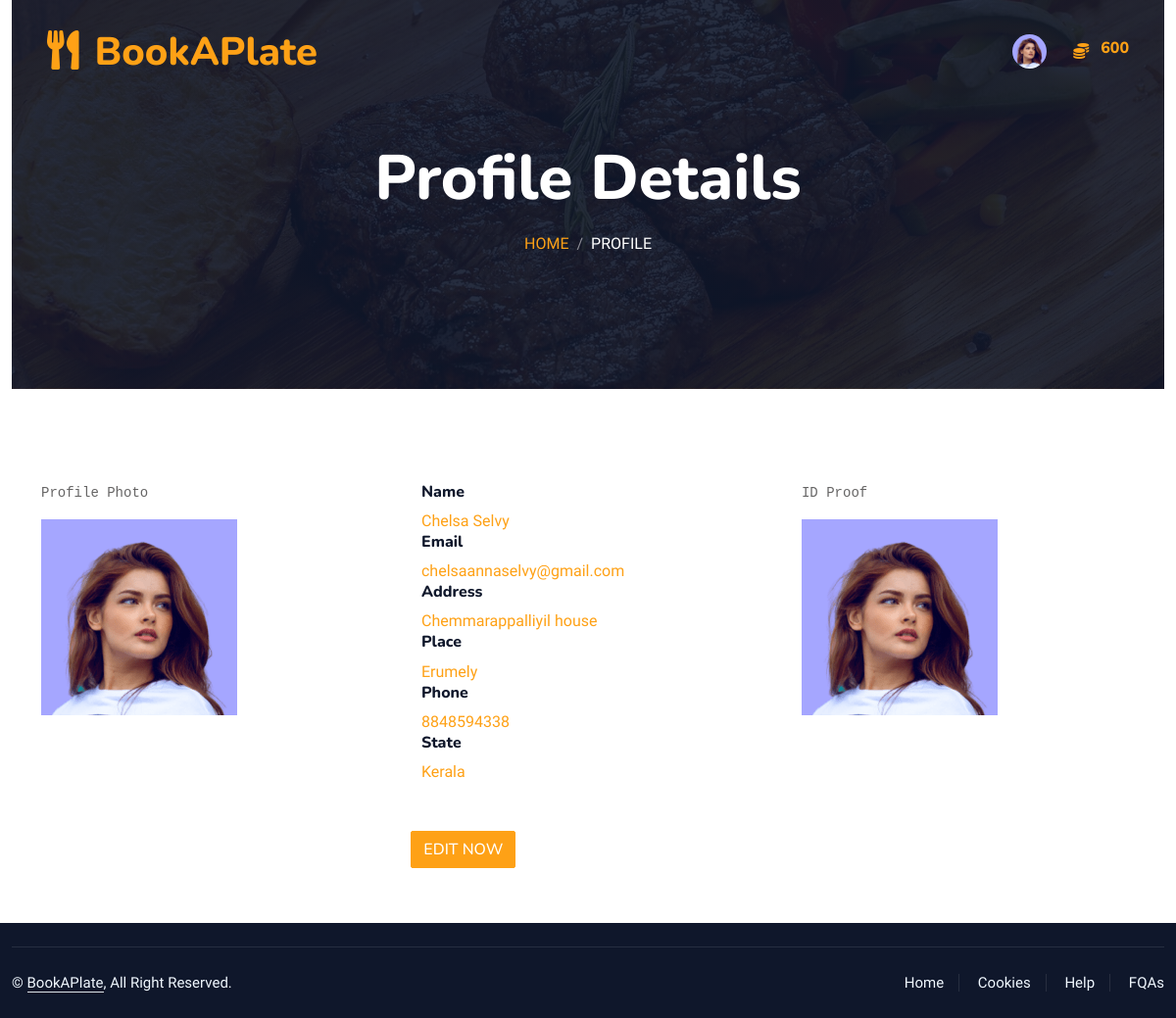
Page /customer_user/profile/ (signed in) on the committed database.
### admin_workbench/models.py (models this page shows)
class Customer(models.Model):
    customer_id = models.AutoField(primary_key=True)
    phone = models.CharField(max_length=13, unique=True)
    address = models.CharField(max_length=100)
    place = models.CharField(max_length=100)
    STATES_CHOICES = [
    ('','Select State'),
    ('Andhra Pradesh', 'Andhra Pradesh'),
    ('Arunachal Pradesh', 'Arunachal Pradesh'),
    ('Assam', 'Assam'),
    ('Bihar', 'Bihar'),
    ('Chhattisgarh', 'Chhattisgarh'),
    ('Goa', 'Goa'),
    ('Gujarat', 'Gujarat'),
    ('Haryana', 'Haryana'),
    ('Himachal Pradesh', 'Himachal Pradesh'),
    ('Jharkhand', 'Jharkhand'),
    ('Karnataka', 'Karnataka'),
    ('Kerala', 'Kerala'),
    ('Madhya Pradesh', 'Madhya Pradesh'),
    ('Maharashtra', 'Maharashtra'),
    ('Manipur', 'Manipur'),
    ('Meghalaya', 'Meghalaya'),
    ('Mizoram', 'Mizoram'),
    ('Nagaland', 'Nagaland'),
    ('Odisha', 'Odisha'),
    ('Punjab', 'Punjab'),
    ('Rajasthan', 'Rajasthan'),
    ('Sikkim', 'Sikkim'),
    ('Tamil Nadu', 'Tamil Nadu'),
    ('Telangana', 'Telangana'),
    ('Tripura', 'Tripura'),
    ('Uttar Pradesh', 'Uttar Pradesh'),
    ('Uttarakhand', 'Uttarakhand'),
    ('West Bengal', 'West Bengal')
]
    state = models.CharField(max_length=100, choices=STATES_CHOICES,default='Kerala')
    status = models.CharField(max_length=10, default='Active')
    profile_photo = models.ImageField(upload_to='profile_pictures/', null=True)
    id_proof = models.ImageField(upload_to='customer_identifier/', null=True)
    user = models.OneToOneField(User, on_delete=models.CASCADE)

class Coins(models.Model):
    coin_id = models.AutoField(primary_key=True)
    coin_quantity = models.IntegerField(default= 2000)
    user = models.ForeignKey(Customer,on_delete=models.CASCADE)

### customer/views.py (the view)
# urls.py: path('profile/',CustomerProfileView,name='customer_profile'),
@login_required
def CustomerProfileView(request):
    logged_user, customer, coins = get_customer_and_coins(request)
    if request.method == 'POST':
        userform = UserForm(request.POST, instance=logged_user)
        customerdetailsform = EditCustomerForm(request.POST, request.FILES, instance=customer)
        if userform.is_valid() and customerdetailsform.is_valid():
            user = userform.save()  # Save the user first
            customer = customerdetailsform.save()
            messages.success(request, 'You have successfully updated your profile')
            return redirect('customer_profile')
    else:
        userform = UserForm(instance=logged_user)
        customerdetailsform = EditCustomerForm(instance=customer)
    context = {
        'logged_user': logged_user,
        'customer': customer,
        'form1': userform,
        'form2': customerdetailsform,
        'coins': coins,
    }
    return render(request, 'customer/profile.html', context)

### customer/views.py (called while the page is built)
@login_required
def get_customer_and_coins(request):
    logged_user = request.user
    customer = get_object_or_404(Customer, user=logged_user)
    coins = get_object_or_404(Coins, user=customer)
    return logged_user, customer, coins

### customer/templates/customer/profile.html (shortened to what this page needs)
{% extends 'customer/base.html'%} {% load static %}  {% block content %}
<div class="container-xxl position-relative p-0">
  <div class="container-xxl py-5 bg-dark hero-header mb-5">
    <div class="container text-center my-5 pt-5 pb-4">
      <h1 class="display-3 text-white mb-3 animated slideInDown">
        Profile Details
      </h1>
      <nav aria-label="breadcrumb">
        <ol class="breadcrumb justify-content-center text-uppercase">
          <li class="breadcrumb-item"><a href="#">Home</a></li>
          <li class="breadcrumb-item text-white active" aria-current="page">
            Profile
          </li>
        </ol>
      </nav>
    </div>
  </div>
</div>
<div class="container py-5">
  <div class="row g-5">
    <div class="col-sm-12 col-md-6 col-lg-4">
      <pre class="ms-0">Profile Photo</pre>
      <img src="{{customer.profile_photo.url}}" class="img-fluid"/>
    </div>
    <div class="col-sm-12 col-md-6 col-lg-4">
      <h6>Name</h6>
      <label class="text-primary">{{logged_user.first_name}}&nbsp;{{logged_user.last_name}}</label>
      <h6>Email</h6>
      <label class="text-primary">{{logged_user.email}}</label>
      <h6>Address</h6>
      <label class="text-primary">{{customer.address}}&nbsp;</label>
      <h6>Place</h6>
      <label class="text-primary">{{customer.place}}&nbsp;</label>
      <h6>Phone</h6>
      <label class="text-primary">{{customer.phone}}&nbsp;</label>
      <h6>State</h6>
      <label class="text-primary">{{customer.state}}&nbsp;</label>
    </div>
    <div class="col-sm-12 col-md-6 col-lg-4">
      <pre>ID Proof</pre>
      <img src="{{customer.id_proof.url}}" class="img-fluid"/>
    </div>
    <div class="col-12">
      <div class="row g-3">
        <div class="col-sm-12 col-md-6 col-lg-4"></div>
        <div class="col-sm-12 col-md-6 col-lg-4">
          <button type="submit" class="btn btn-primary" id="myModalBtn">
            EDIT NOW
          </button>
        </div>
        <div class="col-sm-12 col-md-6 col-lg-4"></div>
      </div>
    </div>
  </div>
</div>
</div>
{% endblock %}

### customer/templates/customer/base.html (shortened to what this page needs)
{% load static %}
<!DOCTYPE html>
<html lang="en">
  <head>
    <link
      href="https://cdnjs.cloudflare.com/ajax/libs/font-awesome/5.10.0/css/all.min.css"
      rel="stylesheet"
    />
    <link
      href="https://cdn.jsdelivr.net/npm/bootstrap-icons@1.4.1/font/bootstrap-icons.css"
      rel="stylesheet"
    />
    <link
      href="{% static 'book_a_plate/lib/animate/animate.min.css' %}"
      rel="stylesheet"
    />
    <link
      href="{% static 'book_a_plate/lib/owlcarousel/assets/owl.carousel.min.css' %}"
      rel="stylesheet"
    />
    <link
      href="{% static 'book_a_plate/lib/tempusdominus/css/tempusdominus-bootstrap-4.min.css' %}"
      rel="stylesheet"
    />
    <link
      href="{% static 'book_a_plate/css/bootstrap.min.css' %}"
      rel="stylesheet"
    />
    <link href="{% static 'book_a_plate/css/style.css' %}" rel="stylesheet" />
  </head>
  <body>
    <div class="container-xxl bg-white p-0">
      <div class="container-xxl position-relative p-0">
        <nav
          class="navbar navbar-expand-lg navbar-dark bg-dark px-4 px-lg-5 py-3 py-lg-0"
        >
          <a href="#" class="navbar-brand p-0">
            <h1 class="text-primary m-0">
              <i class="fa fa-utensils me-3"></i>BookAPlate
            </h1>
          </a>
          <div
            class="collapse navbar-collapse justify-content-end px-0"
            id="navbarNav"
          >
            <ul
              class="navbar-nav flex-row ms-auto align-items-center justify-content-end"
            >
              <li class="nav-item dropdown">
                <a
                  class="nav-link nav-icon-hover"
                  href="javascript:void(0)"
                  id="drop2"
                  data-bs-toggle="dropdown"
                  aria-expanded="false"
                >
                  {% if logged_user.is_authenticated and customer.profile_photo.url %}
                  <img
                    src="{{customer.profile_photo.url}}"
                    alt=""
                    width="35"
                    height="35"
                    class="rounded-circle"
                  />
                  {% else %}
                  <i class="fa fa-list"></i>
                  {% endif %}
                </a>
              </li>
              <li class="nav-item">
                <span>&nbsp;&nbsp;&nbsp;&nbsp;&nbsp;&nbsp;</span>
                <label class="text-primary">
                  <i class="fa fa-coins"></i>
                </label>
                <span>&nbsp;&nbsp;</span>
              </li>
              <li class="nav-item">
                <label class="text-primary">
                  <h6 class="text-primary">{{coins.coin_quantity}}</h6>
                </label>
              </li>
            </ul>
          </div>
        </nav>
      </div>
      <div class="container-fluid">{% block content %} {% endblock %}</div>
      <div
        class="container-fluid bg-dark text-light footer pt-4 mt-2 wow fadeIn"
        data-wow-delay="0.1s"
      >
        <div class="copyright">
          <div class="row">
            <div class="col-md-6 text-center text-md-start mb-3 mb-md-0">
              &copy; <a class="border-bottom" href="#">BookAPlate</a>, All Right
              Reserved.
            </div>
            <div class="col-md-6 text-center text-md-end">
              <div class="footer-menu">
                <a href="#">Home</a>
                <a href="#">Cookies</a>
                <a href="#">Help</a>
                <a href="#">FQAs</a>
              </div>
            </div>
          </div>
        </div>
      </div>
  </body>
</html>

### static/book_a_plate/css/style.css (style rules this page uses)
:root { --primary: #FEA116; --light: #F1F8FF; --dark: #0F172B; }
.btn { font-family: 'Nunito', sans-serif; font-weight: 500; text-transform: uppercase; transition: .5s; }
.btn.btn-primary, .btn.btn-secondary { color: #FFFFFF; }
.navbar-dark .navbar-nav .nav-link { position: relative; margin-left: 25px; padding: 35px 0; font-size: 15px; color: var(--light) !important; text-transform: uppercase; font-weight: 500; outline: none; transition: .5s; }
@media (min-width: 992px) { .navbar-dark { position: absolute; width: 100%; top: 0; left: 0; z-index: 999; background: transparent !important; } }
.hero-header { background: linear-gradient(rgba(15, 23, 43, .9), rgba(15, 23, 43, .9)), url(../img/bg-hero.jpg); background-position: center center; background-repeat: no-repeat; background-size: cover; }
.breadcrumb-item + .breadcrumb-item::before { color: rgba(255, 255, 255, .5); }
.footer .copyright { padding: 25px 0; font-size: 15px; border-top: 1px solid rgba(256, 256, 256, .1); }
.footer .copyright a { color: var(--light); }
.footer .footer-menu a { margin-right: 15px; padding-right: 15px; border-right: 1px solid rgba(255, 255, 255, .1); }
.footer .footer-menu a:last-child { margin-right: 0; padding-right: 0; border-right: none; }

### rows in the picture
Customer: profile_photo (picture), address "Chemmarappalliyil house", place "Erumely", phone "8848594338", state "Kerala", id_proof (picture)
Coins: coin_quantity "600"

### other values in the picture
{{ logged_user.first_name }} "Chelsa"
{{ logged_user.last_name }} "Selvy"
{{ logged_user.email }} "chelsaannaselvy@gmail.com"
